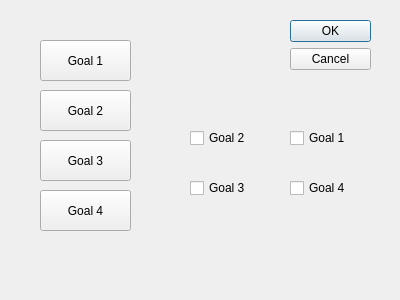
<?xml version="1.0" encoding="UTF-8"?>
<ui version="4.0">
 <class>Dialog</class>
 <widget class="QDialog" name="Dialog">
  <property name="geometry">
   <rect>
    <x>0</x>
    <y>0</y>
    <width>400</width>
    <height>300</height>
   </rect>
  </property>
  <property name="windowTitle">
   <string>Dialog</string>
  </property>
  <widget class="QDialogButtonBox" name="buttonBox">
   <property name="geometry">
    <rect>
     <x>290</x>
     <y>20</y>
     <width>81</width>
     <height>241</height>
    </rect>
   </property>
   <property name="orientation">
    <enum>Qt::Vertical</enum>
   </property>
   <property name="standardButtons">
    <set>QDialogButtonBox::Cancel|QDialogButtonBox::Ok</set>
   </property>
  </widget>
  <widget class="QPushButton" name="Button1">
   <property name="geometry">
    <rect>
     <x>40</x>
     <y>40</y>
     <width>91</width>
     <height>41</height>
    </rect>
   </property>
   <property name="text">
    <string>Goal 1</string>
   </property>
  </widget>
  <widget class="QPushButton" name="Button2">
   <property name="geometry">
    <rect>
     <x>40</x>
     <y>90</y>
     <width>91</width>
     <height>41</height>
    </rect>
   </property>
   <property name="text">
    <string>Goal 2</string>
   </property>
  </widget>
  <widget class="QPushButton" name="Button3">
   <property name="geometry">
    <rect>
     <x>40</x>
     <y>140</y>
     <width>91</width>
     <height>41</height>
    </rect>
   </property>
   <property name="text">
    <string>Goal 3</string>
   </property>
  </widget>
  <widget class="QPushButton" name="Button4">
   <property name="geometry">
    <rect>
     <x>40</x>
     <y>190</y>
     <width>91</width>
     <height>41</height>
    </rect>
   </property>
   <property name="text">
    <string>Goal 4</string>
   </property>
  </widget>
  <widget class="QCheckBox" name="P1">
   <property name="geometry">
    <rect>
     <x>290</x>
     <y>130</y>
     <width>81</width>
     <height>16</height>
    </rect>
   </property>
   <property name="text">
    <string>Goal 1</string>
   </property>
  </widget>
  <widget class="QCheckBox" name="P2">
   <property name="geometry">
    <rect>
     <x>190</x>
     <y>130</y>
     <width>81</width>
     <height>16</height>
    </rect>
   </property>
   <property name="text">
    <string>Goal 2</string>
   </property>
  </widget>
  <widget class="QCheckBox" name="P3">
   <property name="geometry">
    <rect>
     <x>190</x>
     <y>180</y>
     <width>81</width>
     <height>16</height>
    </rect>
   </property>
   <property name="text">
    <string>Goal 3</string>
   </property>
  </widget>
  <widget class="QCheckBox" name="P4">
   <property name="geometry">
    <rect>
     <x>290</x>
     <y>180</y>
     <width>81</width>
     <height>16</height>
    </rect>
   </property>
   <property name="text">
    <string>Goal 4</string>
   </property>
  </widget>
 </widget>
 <resources/>
 <connections>
  <connection>
   <sender>buttonBox</sender>
   <signal>accepted()</signal>
   <receiver>Dialog</receiver>
   <slot>accept()</slot>
   <hints>
    <hint type="sourcelabel">
     <x>248</x>
     <y>254</y>
    </hint>
    <hint type="destinationlabel">
     <x>157</x>
     <y>274</y>
    </hint>
   </hints>
  </connection>
  <connection>
   <sender>buttonBox</sender>
   <signal>rejected()</signal>
   <receiver>Dialog</receiver>
   <slot>reject()</slot>
   <hints>
    <hint type="sourcelabel">
     <x>316</x>
     <y>260</y>
    </hint>
    <hint type="destinationlabel">
     <x>286</x>
     <y>274</y>
    </hint>
   </hints>
  </connection>
 </connections>
</ui>
